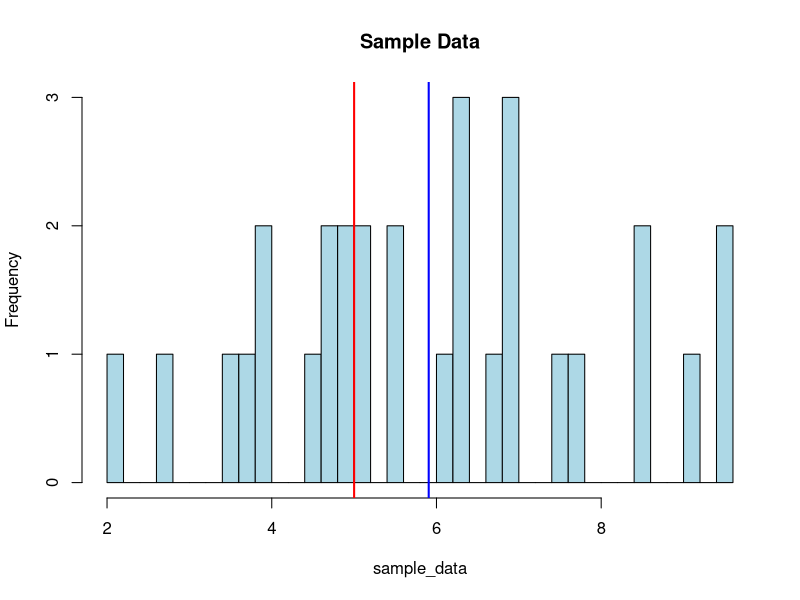

The R source for this figure:
# Hypothesis Testing in R (Simplified)
set.seed(123)
n <- 30; mu0 <- 5; mu1 <- 6; sigma <- 2; alpha <- 0.05

# Generate sample data
sample_data <- rnorm(n, mean = mu1, sd = sigma)

# Perform t-test
t_stat <- (mean(sample_data) - mu0) / (sd(sample_data) / sqrt(n))
critical_value <- qt(1 - alpha, df = n-1)
p_value <- pt(t_stat, df = n-1, lower.tail = FALSE)

# Decision
decision <- ifelse(t_stat > critical_value, "Reject H0", "Fail to reject H0")

# Output results
cat("t-statistic:", t_stat, "\nCritical Value:", critical_value, "\nP-value:", p_value, "\nDecision:", decision)

# Visualization
hist(sample_data, breaks = 30, col = "lightblue", main = "Sample Data")
abline(v = c(mu0, mean(sample_data)), col = c("red", "blue"), lwd = 2)
